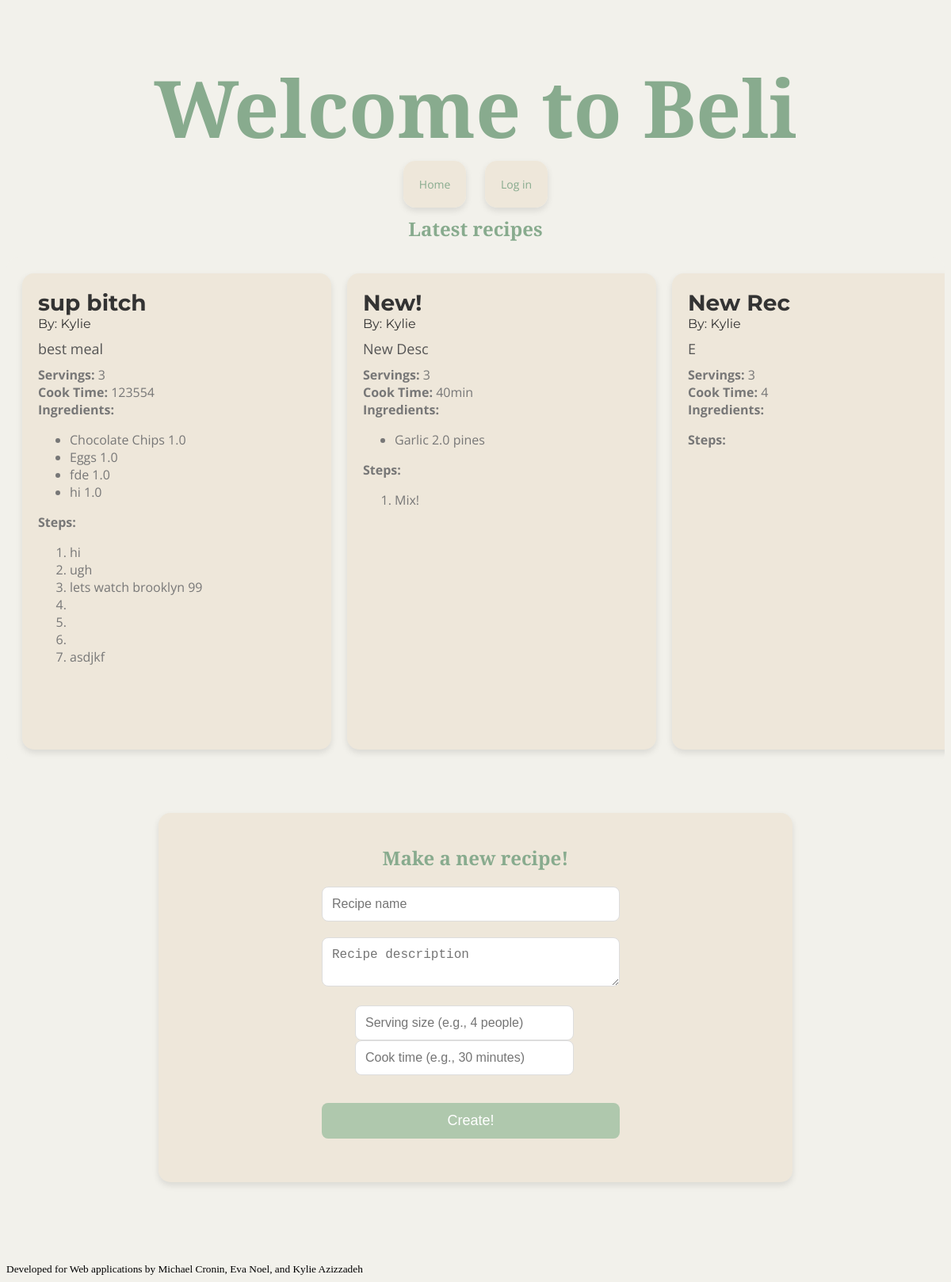
Before: / with the older database file.
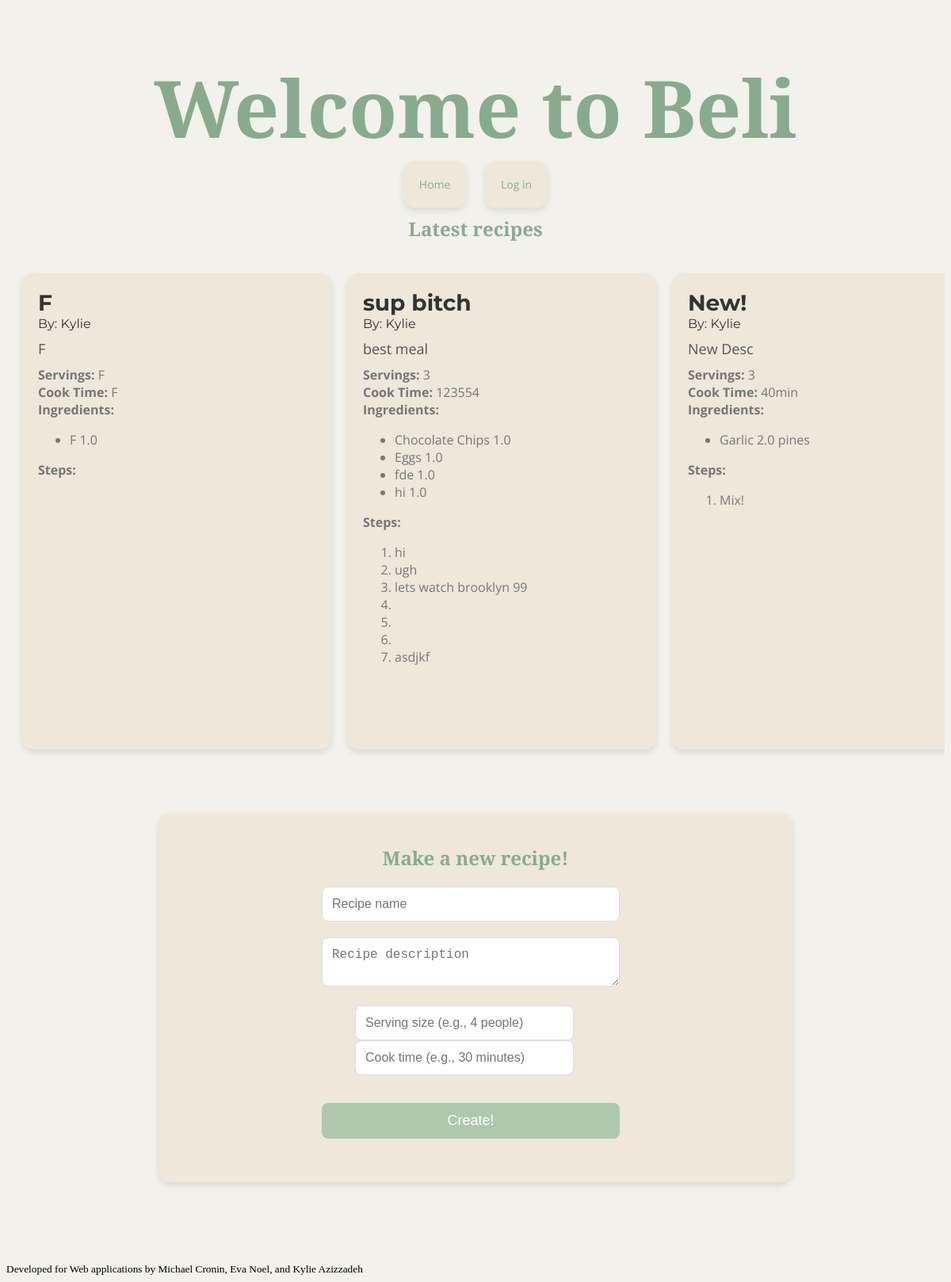
After: the same page with the newer database file.
### beli/model.py (models this page shows)
class Recipe(db.Model):
    id = db.Column(db.Integer, primary_key=True)
    title = db.Column(db.String(512), nullable=False)
    description = db.Column(db.Text, nullable=False)
    servings = db.Column(db.Integer, nullable=False)
    cook_time = db.Column(db.Integer, nullable=False)
    user_id = db.Column(db.Integer, db.ForeignKey('user.id'), nullable=False)
    complete = db.Column(db.Boolean, nullable=False)
    user = db.relationship('User', back_populates='recipes')
    quantified_ingredients = db.relationship('QuantifiedIngredient', back_populates='recipe')
    steps = db.relationship('Step', back_populates='recipe')
    ratings = db.relationship('Rating', back_populates='recipe')
    bookmarks = db.relationship('Bookmark', back_populates='recipe')
    photos = db.relationship('Photo', back_populates='recipe')

class User(flask_login.UserMixin, db.Model):
    id = db.Column(db.Integer, primary_key=True)
    email = db.Column(db.String(128), unique=True, nullable=False)
    name = db.Column(db.String(64), nullable=False)
    password = db.Column(db.String(100), nullable=False)
    recipes = db.relationship('Recipe', back_populates='user')
    photos = db.relationship('Photo', back_populates='user')
    ratings = db.relationship('Rating', back_populates='user')
    bookmarks = db.relationship('Bookmark', back_populates='user')
    photos = db.relationship('Photo', back_populates='user')
    following = db.relationship(
        "User",
        secondary=FollowingAssociation.__table__,
        primaryjoin=FollowingAssociation.follower_id == id,
        secondaryjoin=FollowingAssociation.followed_id == id,
        back_populates="followers",
    )
    followers = db.relationship(
        "User",
        secondary=FollowingAssociation.__table__,
        primaryjoin=FollowingAssociation.followed_id == id,
        secondaryjoin=FollowingAssociation.follower_id == id,
        back_populates="following",
    )

class QuantifiedIngredient(db.Model):
    id = db.Column(db.Integer, primary_key=True)
    amount = db.Column(db.Float, nullable=False)
    unit = db.Column(db.String(64), nullable=False)
    ingredient_id = db.Column(db.Integer, db.ForeignKey('ingredient.id'), nullable=False)
    ingredient = db.relationship('Ingredient', back_populates='quantified_ingredients')
    recipe_id = db.Column(db.Integer, db.ForeignKey('recipe.id'), nullable=False)
    recipe = db.relationship('Recipe', back_populates='quantified_ingredients')

class Ingredient(db.Model):
    id = db.Column(db.Integer, primary_key=True)
    name = db.Column(db.String(512), nullable=False)
    quantified_ingredients = db.relationship('QuantifiedIngredient', back_populates='ingredient')

class Step(db.Model):
    id = db.Column(db.Integer, primary_key=True)
    description = db.Column(db.Text, nullable=False)
    order = db.Column(db.Integer, nullable=False)
    recipe_id = db.Column(db.Integer, db.ForeignKey('recipe.id'), nullable=False)
    recipe = db.relationship('Recipe', back_populates='steps')

### beli/main.py (the view)
@bp.route("/")
def index():
    query = (
    db.select(model.Recipe)
    .order_by(model.Recipe.id.desc())
    .limit(10))
    recipes = db.session.execute(query).scalars().all()
    return render_template("main/index.html", recipes=recipes)

### beli/templates/main/index.html (shortened to what this page needs)
{% extends 'base.html' %}
{% block content %}
    <section>
        <h2 class="sub-title">Latest recipes</h2>
        {% include 'recipes_template.html' %}
    </section>
        <section class="recipe-form-container">
            <h2 class="sub-title">Make a new recipe!</h2>
            <form action="{{ url_for('main.new_recipe') }}" method="post" class="recipe-form">
                <div class="form-group">
                    <input type="text" id="title" name="title" placeholder="Recipe name" required>
                </div>
                <div class="form-group">
                    <textarea id="description" name="description" placeholder="Recipe description" required></textarea>
                </div>
                <div class="form-group">
                    <div class="narrow-width">
                        <input type="text" id="servings" name="servings" placeholder="Serving size (e.g., 4 people)" required>
                    </div>
                    <div class="narrow-width">
                        <input type="text" id="cook_time" name="cook_time" placeholder="Cook time (e.g., 30 minutes)" required>
                    </div>
                </div>
                <div class="form-group">
                    <input class="recipe-button" type="submit" value="Create!"/>
                </div>
            </form>
        </section>
{% endblock %}

### beli/templates/base.html (shortened to what this page needs)
<!DOCTYPE html>
<html>
    <head>
        <link rel="stylesheet"
              href="{{ url_for('static', filename='beli.css') }}">
    </head>
    <body>
        <header>
            <h1 class="site-title">Welcome to Beli</h1>
            <div class="site-button">
                <a href="{{ url_for('main.index') }}">Home</a>
                {% if not current_user.is_authenticated: %}
                    <a href="{{ url_for('auth.login') }}">Log in</a>
                {% endif %}
            </div>
        </header>
        <section class="content">
            {% block content %}{% endblock %}
        </section>
        <footer class="footer"><small>Developed for Web applications by Michael Cronin, Eva Noel, and Kylie Azizzadeh</small></footer>
    </body>
</html>

### beli/templates/recipes_template.html
<div class="recipe-grid">
    {% for recipe in recipes %}
        {% include 'recipe_template.html' %}
    {% endfor %}
</div>

### beli/templates/recipe_template.html
<div class="recipe-card">
    <span class="recipe-title">
        <a href ="{{ url_for('main.recipe', recipe_id=recipe.id) }}"> {{ recipe.title}} </a>
    </span>
    <div class="recipe-author">By:
        <a href ="{{ url_for('main.userProfile', user_id=recipe.user.id) }}"> {{ recipe.user.name }}</a>
    </div>
    <div class="recipe-description">{{ recipe.description }}</div>
    <div class="recipe-details">
        <div class="servings"><b>Servings:</b> {{ recipe.servings }}</div>
        <div class="cooktime"><b>Cook Time:</b> {{ recipe.cook_time }}</div>
        <div class="ingredients"> <b>Ingredients:</b>
            <ul>
                {% for qi in recipe.quantified_ingredients %}
                    <li>{{ qi.ingredient.name }} {{ qi.amount }} {{ qi.unit }}</li>
                {% endfor %}
            </ul>
        </div>
        <div class="steps"><b>Steps:</b>
            <ol>
                {% for step in recipe.steps %}
                    <li>{{ step.description }}</li>
                {% endfor %}
            </ol>
        </div>
    </div>
</div>

### beli/static/beli.css (style rules this page uses)
body { background-color: #F2F1EB; text-align: left; }
.site-title { font-family: 'Playfair Display'; font-size: 100px; font-weight: bolder; text-align: center; margin-bottom: 20px; color: #88AB8E; }
.sub-title { font-family: 'Playfair Display'; font-size: 90x; font-weight: bolder; text-align: center; margin-bottom: 20px; color: #88AB8E; }
.site-button { font-family: 'Open Sans', sans-serif; font-size: 14px; text-align: center; margin-bottom: 30px; }
.site-button a { color: #88AB8E; text-decoration: none; margin: 0 10px; background-color: #EEE7DA; padding: 20px; border-radius: 15px; box-shadow: 0 4px 8px rgba(0, 0, 0, 0.1); transition: background-color 0.3s ease, transform 0.3s ease, box-shadow 0.3s ease; }
.recipe-grid { display: flex; overflow-x: auto; background-color: #F2F1EB; padding: 20px; border-radius: 15px; }
.recipe-card { flex: 0 0 auto; background-color: #EEE7DA; padding: 20px; border-radius: 15px; box-shadow: 0 4px 8px rgba(0, 0, 0, 0.1); transition: background-color 0.3s ease, transform 0.3s ease, box-shadow 0.3s ease; width: 350px; margin-right: 20px; }
.recipe-title { font-family: 'Montserrat', sans-serif; font-size: 28px; font-weight: bold; margin-bottom: 10px; color: #333333; text-decoration: none; }
.recipe-title a { font-family: 'Montserrat', sans-serif; font-size: 28px; font-weight: bold; margin-bottom: 10px; color: #333333; text-decoration: none; }
.recipe-author { font-family: 'Montserrat', sans-serif; font-size: 16px; font-weight: light; margin-bottom: 10px; color: #333333; text-decoration: none; }
.recipe-author a { font-family: 'Montserrat', sans-serif; font-size: 16px; font-weight: light; margin-bottom: 10px; color: #333333; text-decoration: none; }
.recipe-description { font-family: 'Open Sans', sans-serif; font-size: 18px; margin-bottom: 10px; color: #555555; }
.recipe-details { font-family: 'Open Sans', sans-serif; font-size: 16px; color: #777777; }
.recipe-button { background-color: #AFC8AD; color: #ffffff; padding: 12px 24px; border: none; border-radius: 8px; font-size: 18px; cursor: pointer; transition: background-color 0.3s ease; margin-top: 15px; margin-bottom: 15px; }
.recipe-form-container { max-width: 400px; margin: 0 auto; padding: 20px 200px; background-color: #EEE7DA; border-radius: 15px; box-shadow: 0 4px 8px rgba(0, 0, 0, 0.1); text-align: center; margin-top: 60px; margin-bottom: 100px; }
.recipe-form { width: 100%; }
.form-group { margin-bottom: 20px; }
.form-group input, .form-group textarea { width: calc(100% - 24px); padding: 12px; margin-right: 12px; border: 1px solid #ddd; border-radius: 8px; font-size: 16px; box-sizing: border-box; }
.narrow-width { width: 75%; display: inline-block; margin-right: 4%; }
.recipe-form input[type="submit"] { background-color: #AFC8AD; color: #ffffff; padding: 12px 24px; border: none; border-radius: 8px; font-size: 18px; cursor: pointer; transition: background-color 0.3s ease; }
.footer { margin-top: 40px; }

Changed rows visible on the page:
no longer on this page (row unchanged): Recipe: title "New Rec", user.name "Kylie", description "E", servings "3", cook_time "4"
added Recipe: title "F", user.name "Kylie", description "F", servings "F", cook_time "F"
added QuantifiedIngredient: ingredient.name "F", amount "1.0"
